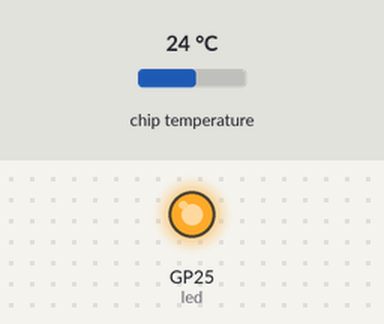
The program below on a simulated Raspberry Pi Pico running MicroPython. Shown: output pins drawn as LEDs (lit = HIGH). The inputs (shaded band) are chosen by the test bench; at power-on: chip temperature 24 °C. WiFi joins after 1.5 s; no MQTT or app messages arrive unless stated; values from a settings file that is not in the repository are placeholders; the clock reads 2024-03-15 10:24:30 at power-on unless the program sets it; what the program prints to the serial console is not drawn.

Above: at 2.2 s.
At 4.7 s:
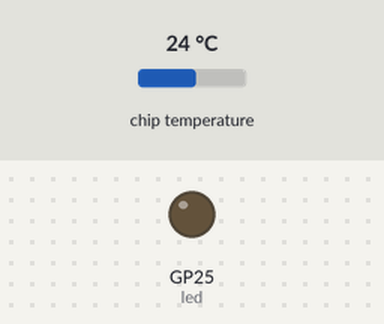
Timing chart, 0 to 8.8 s (numbered marks = the images above):
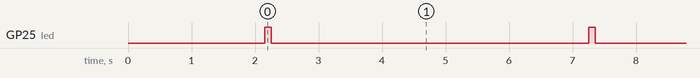

Measured:
- by itself, GP25 (led): alternates HIGH for 0.10 s and LOW for 5.0 s

The program:

claudeMqtt.py
```python
import network
import time
from umqtt_simple import MQTTClient
from machine import Pin, ADC
import ujson
import secretsLab

# ---------------------------------------------------------------------------
# Configurazione Wi-Fi
# ---------------------------------------------------------------------------
WIFI_SSID     = secretsLab.WIFI_SSID
WIFI_PASSWORD = secretsLab.WIFI_PASSWORD

# ---------------------------------------------------------------------------
# Configurazione MQTT
# ---------------------------------------------------------------------------
MQTT_BROKER   = "192.168.1.132"   # IP del broker locale nella tua rete
MQTT_PORT     = 1883
MQTT_CLIENT   = "pico_w_sensor"
MQTT_TOPIC    = b"sensor/temperature"
MQTT_INTERVAL = 5                  # secondi tra una pubblicazione e l'altra

# ---------------------------------------------------------------------------
# Sensore: lettura temperatura interna del chip RP2040
# (sostituisci con il tuo sensore se necessario)
# ---------------------------------------------------------------------------
sensor_temp = ADC(4)              # sensore interno al Pico W
CONVERSION_FACTOR = 3.3 / 65535

def read_temperature():
    """Legge la temperatura interna del RP2040 in gradi Celsius."""
    raw = sensor_temp.read_u16() * CONVERSION_FACTOR
    temperature = 27 - (raw - 0.706) / 0.001721
    return round(temperature, 2)

# ---------------------------------------------------------------------------
# Connessione Wi-Fi
# ---------------------------------------------------------------------------
def connect_wifi():
    wlan = network.WLAN(network.STA_IF)
    wlan.active(True)
    wlan.connect(WIFI_SSID, WIFI_PASSWORD)
    print("Connessione Wi-Fi in corso", end="")
    timeout = 15
    while not wlan.isconnected() and timeout > 0:
        print(".", end="")
        time.sleep(1)
        timeout -= 1
    if wlan.isconnected():
        print(f"\nConnesso! IP: {wlan.ifconfig()[0]}")
    else:
        raise RuntimeError("Impossibile connettersi al Wi-Fi")
    return wlan

# ---------------------------------------------------------------------------
# Connessione MQTT
# ---------------------------------------------------------------------------
def connect_mqtt():
    client = MQTTClient(
        client_id = MQTT_CLIENT,
        server    = MQTT_BROKER,
        port      = MQTT_PORT,
        keepalive = 60
    )
    client.connect()
    print(f"Connesso al broker MQTT: {MQTT_BROKER}:{MQTT_PORT}")
    return client

# ---------------------------------------------------------------------------
# Loop principale
# ---------------------------------------------------------------------------
def main():
    led = Pin("LED", Pin.OUT)     # LED verde sul Pico W

    wlan   = connect_wifi()
    client = connect_mqtt()

    print(f"Pubblicazione su topic '{MQTT_TOPIC.decode()}' ogni {MQTT_INTERVAL}s\n")

    while True:
        try:
            # Riconnessione automatica se il Wi-Fi cade
            if not wlan.isconnected():
                print("Wi-Fi perso, riconnessione...")
                wlan = connect_wifi()
                client = connect_mqtt()

            # Lettura sensore e costruzione payload JSON
            temp = read_temperature()
            payload = ujson.dumps({
                "device":      MQTT_CLIENT,
                "temperature": temp,
                "unit":        "C",
                "timestamp":   time.time()
            })

            # Pubblicazione
            client.publish(MQTT_TOPIC, payload)
            print(f"Pubblicato: {payload} on {MQTT_TOPIC.decode()}")

            # Lampeggio LED per feedback visivo
            led.on()
            time.sleep(0.1)
            led.off()

        except OSError as e:
            print(f"Errore di rete: {e} — riprovo tra 5s")
            time.sleep(5)
            try:
                client = connect_mqtt()
            except Exception:
                pass

        time.sleep(MQTT_INTERVAL)

main()
```
